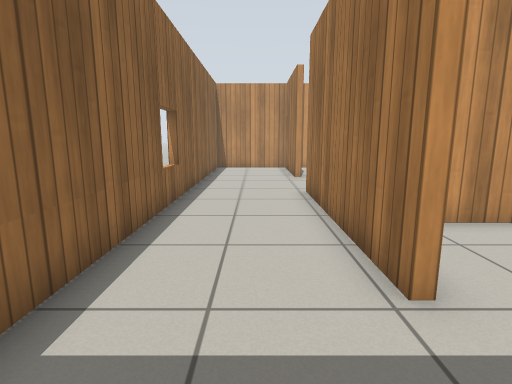
view 1 (above)

12 first-person views from a walk through a world built for the Gazebo simulator. The camera is 0.9 m above the floor, tilts 10° down and sees 80° across. The floor is counted in squares, 0.5 m on a side. Each view is taken from the middle of a square. On the plan, view 1 faces up. The plan holds only what a view shows up to about 16 squares ahead; the rest is blank. Simple patterns stand in for the simulator's built-in surfaces.

view 2
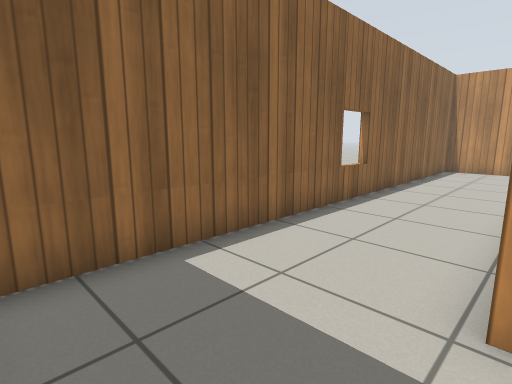

view 3
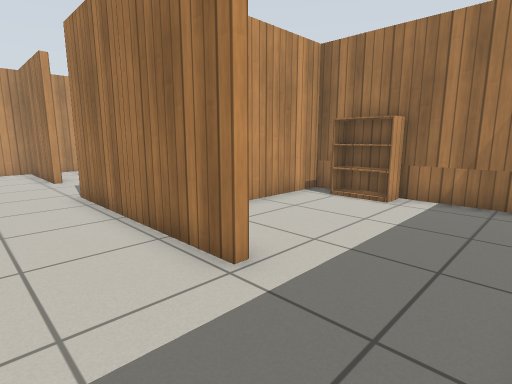

view 4
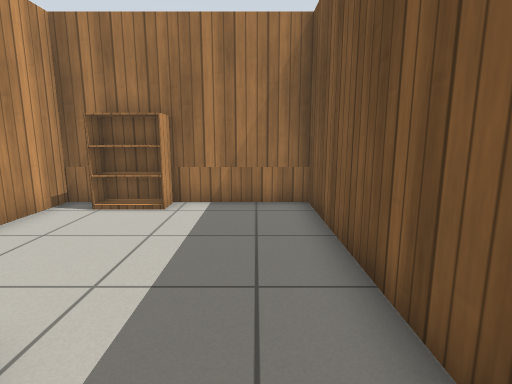

view 5
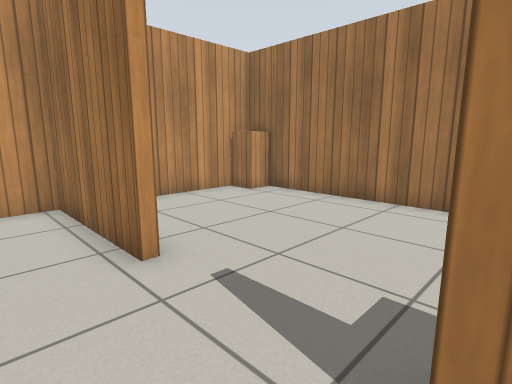

view 6
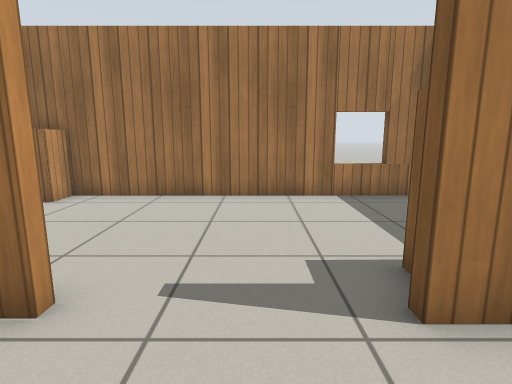

view 7
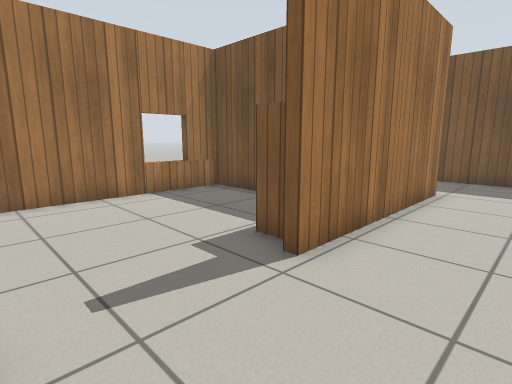

view 8
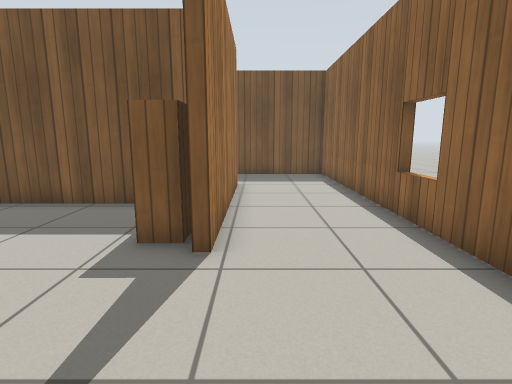

view 9
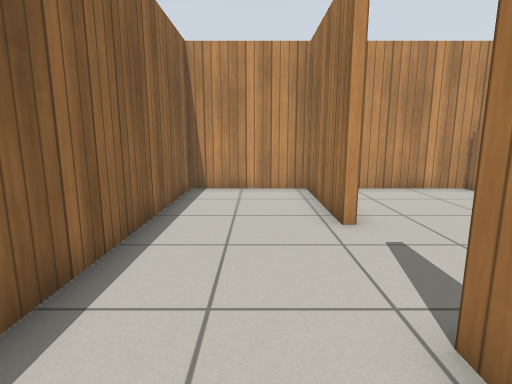

view 10
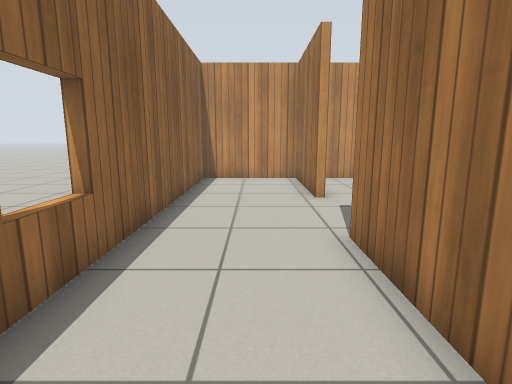

view 11
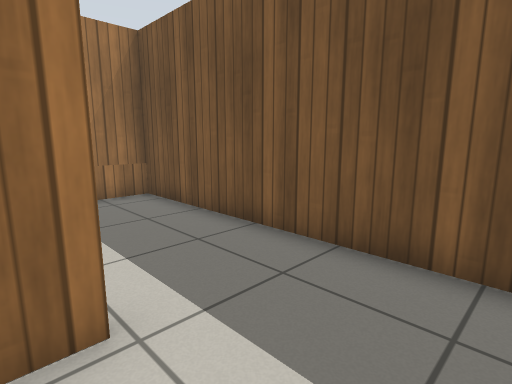

view 12
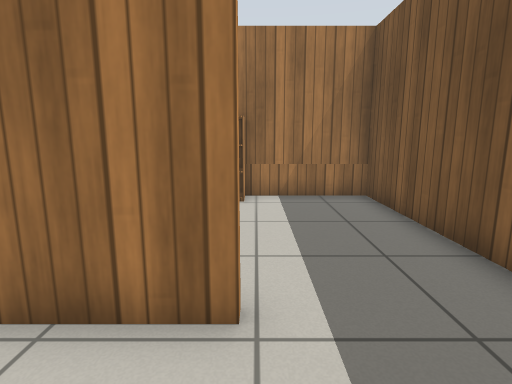

### Floor plan
Ten units are one square. View 1 is at (0, 0); x grows to the right and y downward. Boxes are objects, and circles mark ways between rooms. Rooms are numbered by the first view taken in them; rooms with no view inside come last. Other rooms are left out.
<svg viewBox="-33 -194 123 204">
<path fill="none" stroke="#000" d="M-22 -94 -28 -94M17 -142 17 -189 -24 -189 -24 5 16 5M17 -32 17 -104M21 -32 17 -32M16 5 85 5 85 -64 40 -64M22 -142 17 -142M17 -104 21 -104M27 -67 85 -67 85 -189 31 -189"/>
<rect x="75" y="-55" width="10" height="20" fill="#bbb"><title>bookshelf</title></rect>
<rect x="25" y="-105" width="10" height="30" fill="#bbb"><title>bookshelf</title></rect>
<rect x="75" y="-185" width="10" height="10" fill="#bbb"><title>cabinet</title></rect>
<circle cx="20" cy="-15" r="3" fill="#2a7"/>
<circle cx="20" cy="-125" r="3" fill="#2a7"/>
<text x="-10" y="-90">1</text>
<text x="50" y="-30">2</text>
<text x="50" y="-130">3</text>
</svg>
Room 1 opens to room 2. Room 1 opens to room 3.

Where each view was taken, in squares from view 1:
view 1: 0 up, 0 right, facing up
view 2: 0 up, 2 right, facing up-left
view 3: 0 up, 1 left, facing up-right
view 4: 1 up, 0 right, facing right
view 5: 10 up, 0 right, facing up-right
view 6: 12 up, 1 left, facing right
view 7: 14 up, 1 left, facing down-right
view 8: 15 up, 1 right, facing down
view 9: 8 up, 0 right, facing up
view 10: 5 up, 0 right, facing up
view 11: 4 up, 1 left, facing down-right
view 12: 3 up, 1 left, facing right
